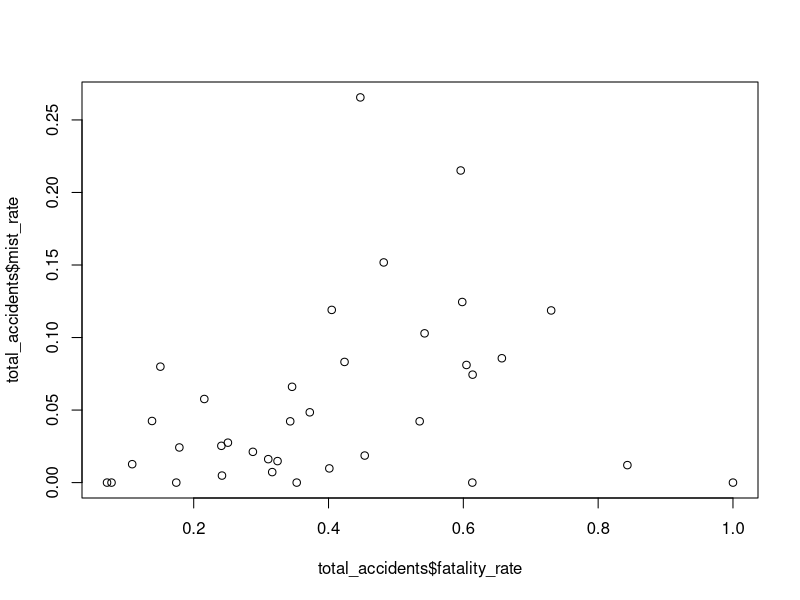

Source code (R):
## ---- chunk 1
library(ggpubr)
library(dplyr)
df <- read.csv('road_accidents_india_2016.csv', row.names=1)
acc_cols <- grep("Total.Accidents$",colnames(df),ignore.case = T,value = TRUE)
total_accidents<-data.frame(state.ut=df$State..UT,total_acc=rowSums(df[,c(acc_cols)],na.rm=TRUE))
print.data.frame(total_accidents)
## ---- chunk 2
death_cols <- grep("Persons.Killed$",colnames(df),ignore.case=T,value=TRUE)
total_accidents$total_deaths <- rowSums(df[,c(death_cols)])
total_accidents$fatality_rate <- total_accidents$total_deaths/total_accidents$total_acc
total_accidents$mist_rate <- df$Mist..Foggy...Total.Accidents/total_accidents$total_acc
print(head(total_accidents))
## ---- chunk 3
plot(x=total_accidents$fatality_rate,y=total_accidents$mist_rate)
## ---- chunk 4
r <- cor(total_accidents$fatality_rate,total_accidents$mist_rate)
r
## ---- chunk 5
corr_test <- cor.test(total_accidents$fatality_rate,total_accidents$mist_rate,method = "pearson")
print(corr_test)

## ---- chunk 6
total_accidents$acc_rank <- rank(desc(total_accidents$total_acc),ties.method='random')
total_accidents$death_rank <- rank(desc(total_accidents$total_deaths),ties.method='random')
rs <- cor(total_accidents$acc_rank,total_accidents$death_rank,method="spearman")
rs

degrees <- nrow(total_accidents)-2
t_stat<-(rs-0.2)/sqrt(1-rs*rs)/(nrow(total_accidents)-2)
t_stat
2*pt(q=t_stat,df=degrees,lower.tail=FALSE)
## ---- chunk 7
hail_accident_occur <- ifelse(df$Hail.Sleet...Total.Accidents>0, 1, 0)
head(hail_accident_occur)
rs <- cor.test(df$Rainy...Total.Accidents,hail_accident_occur)
rs

## ---- chunk 8
dust_storm_accident <- ifelse(df$Dust.Storm...Total.Accidents>0, 1, 0)
head(dust_storm_accident)
contingency_table <- table(hail_accident_occur,dust_storm_accident)
contingency_table
library("psych")
rc <- phi(contingency_table)
rc
